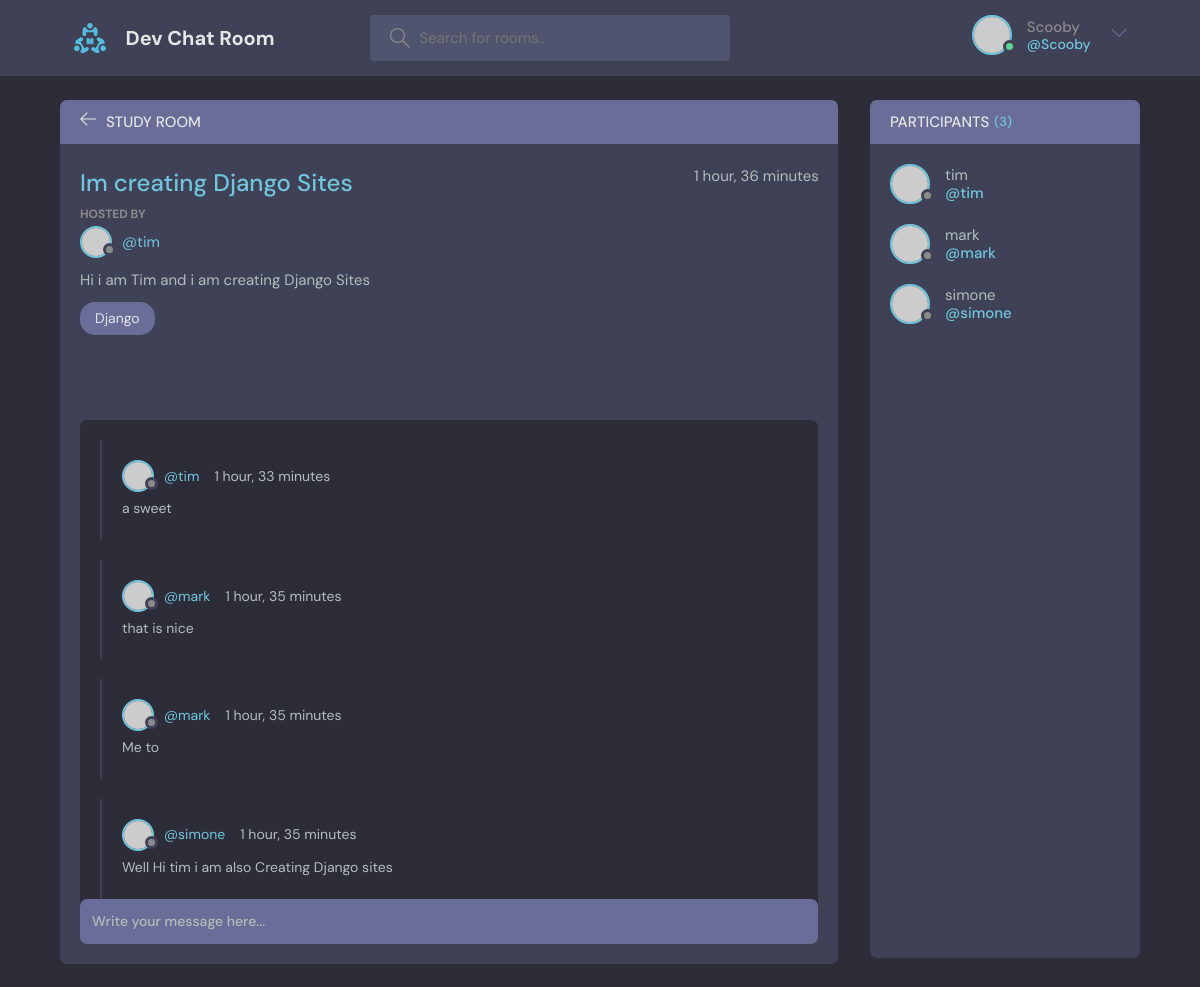
Screenshot of /room/13/ (signed in) with the database file from the repository.
### base/models.py (models this page shows, shortened)
class Room(models.Model):
    host = models.ForeignKey(User, on_delete=models.SET_NULL,null=True)
    topic = models.ForeignKey(Topic, on_delete=models.SET_NULL,null=True)
    name =models.CharField(max_length=200)
    description = models.TextField(null=True, blank=True, max_length=300)
    participants = models.ManyToManyField(User, related_name="participants",blank=True)
    updated = models.DateTimeField(auto_now=True)
    created = models.DateTimeField(auto_now_add=True)
    class Meta:
        ordering = ['-updated','-created']

class Topic(models.Model):
    name =models.CharField(max_length=200)
    def __str__(self):
        return self.name

class Message(models.Model):
    user = models.ForeignKey(User,on_delete = models.CASCADE)
    room = models.ForeignKey(Room, on_delete =models.CASCADE)
    body = models.TextField ()
    updated = models.DateTimeField(auto_now=True)
    created = models.DateTimeField(auto_now_add=True)
    class Meta:
        ordering = ['-updated','-created']
    def __str__(self):
        return self.body[0:50]

### base/views.py (the view, shortened to what this page needs)
# urls.py: path('room/<str:pk>/',views.room, name="room"),
def room(request ,pk):
    room = Room.objects.get(id=pk)
    room_messages =room.message_set.all().order_by('-created')
    participants = room.participants.all().order_by('-participants')
    context = {'room':room,'room_messages':room_messages,'participants':participants}
    return render(request, 'base/room.html',context)

### base/templates/base/room.html (shortened to what this page needs)
{% extends 'main.html' %}
{% block content %}
    <main class="profile-page layout layout--2">
      <div class="container">
        <div class="room">
          <div class="room__top">
            <div class="room__topLeft">
              <a href="{%url 'home' %}"">
                <svg version="1.1" xmlns="http://www.w3.org/2000/svg" width="32" height="32" viewBox="0 0 32 32">
                  <title>arrow-left</title>
                  <path
                    d="M13.723 2.286l-13.723 13.714 13.719 13.714 1.616-1.611-10.96-10.96h27.625v-2.286h-27.625l10.965-10.965-1.616-1.607z"
                  ></path>
                </svg>
              </a>
              <h3>Study Room</h3>
            </div>
          </div>
          <div class="room__box scroll">
            <div class="room__header scroll">
              <div class="room__info">
                <h3>{{room.name}}</h3>
                <span>{{room.created | timesince}}</span>
              </div>
              <div class="room__hosted">
                <p>Hosted By</p>
                <a href="{%url 'user-profile' room.host.id%}" class="room__author">
                  <div class="avatar avatar--small">
                    <img src="https://randomuser.me/api/portraits/men/37.jpg" />
                  </div>
                  <span>@{{room.host}}</span>
                </a>
              </div>
              <div class="room__details">
                <p>{{room.description}}</p>
              </div>
              <span class="room__topics">{{room.topic}}</span>
            </div>
            <div class="room__conversation">
              <div class="threads scroll">
                {% for messages in room_messages%}
                <div class="thread">
                  <div class="thread__top">
                    <div class="thread__author">
                      <a href="#" class="thread__authorInfo">
                        <div class="avatar avatar--small">
                          <img src="https://randomuser.me/api/portraits/men/37.jpg" />
                        </div>
                        <span>@{{messages.user}}</span>
                      </a>
                      <span class="thread__date">{{messages.created | timesince}}</span>
                    </div>
                  </div>
                  <div class="thread__details">
                    <p>{{messages}}</p>
                  </div>
                </div>
                {%endfor%}
              </div>
            </div>
          </div>
          {% if request.user.is_authenticated%}
          <div class="room__message">
            <form  method="POST" action="">
              <input type="text" name="body" placeholder="Write your message here..." />
            </form>
          </div>
          {%endif%}
        </div>
        <div class="participants">
          <h3 class="participants__top">Participants <span>({{participants.count}})</span></h3>
          <div class="participants__list scroll">
            {% for user in participants %}
            <a href="{% url 'user-profile' user.id %}" class="participant">
              <div class="avatar avatar--medium">
                <img src="https://randomuser.me/api/portraits/men/37.jpg" />
              </div>
              <p>
                {{user.username}}
                <span>@{{user.username}}</span>
              </p>
            </a>
            {%endfor%}
          </div>
        </div>
      </div>
    </main>
{% endblock content %}

### templates/navbar.html (shortened to what this page needs)
{% load static %}
<header class="header header--loggedIn">
    <div class="container">
      <a href="{% url 'home' %}" class="header__logo">
        <img src="{% static 'images/logo.svg'%}" />
        <h1>Dev Chat Room</h1>
      </a>
      <form class="header__search" method="GET" action="{% url 'home' %}">
        <label>
          <input type="text" name='q' Placeholder="Search for rooms..">
        </label>
      </form>
      <nav class="header__menu">
        {% if request.user.is_authenticated %}
        <div class="header__user">
          <a href="{% url 'user-profile' request.user.id %}">
            <div class="avatar avatar--medium active">
              <img src="https://randomuser.me/api/portraits/men/37.jpg" />
            </div>
            <p>{{request.user}}<span>@{{request.user}}</span></p>
          </a>
          <button class="dropdown-button">
            <svg version="1.1" xmlns="http://www.w3.org/2000/svg" width="32" height="32" viewBox="0 0 32 32">
              <title>chevron-down</title>
              <path d="M16 21l-13-13h-3l16 16 16-16h-3l-13 13z"></path>
            </svg>
          </button>
        </div>
                {% else %}
                <a href="{% url 'login' %}"">
                    <img src="{% static 'images/avatar.svg'%}" />
                    <p>Login</p>
                </a>
                {% endif %}
      </nav>
    </div>
  </header>

### rows the page displays
Room: name "Im creating Django Sites", created "1 hour, 36 minutes", host "tim", description "Hi i am Tim and i am creating Django Sites", topic "Django"
Message: user "tim", created "1 hour, 33 minutes", body "a sweet"
Message: user "mark", created "1 hour, 35 minutes", body "that is nice"
Message: user "mark", created "1 hour, 35 minutes", body "Me to"
Message: user "simone", created "1 hour, 35 minutes", body "Well Hi tim i am also Creating Django sites"

### other values shown
{{ request.user }} "Scooby"
{{ participants.count }} "3"
{{ user.username }} "tim"
{{ user.username }} "mark"
{{ user.username }} "simone"
